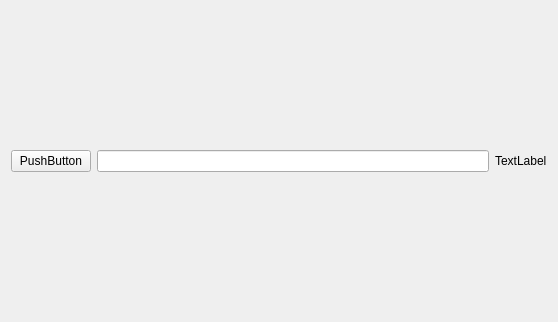
<?xml version="1.0" encoding="UTF-8"?>
<ui version="4.0">
 <class>Form</class>
 <widget class="QWidget" name="Form">
  <property name="geometry">
   <rect>
    <x>0</x>
    <y>0</y>
    <width>558</width>
    <height>322</height>
   </rect>
  </property>
  <property name="windowTitle">
   <string>Form</string>
  </property>
  <layout class="QHBoxLayout" name="horizontalLayout">
   <item>
    <widget class="QPushButton" name="pushButton">
     <property name="text">
      <string>PushButton</string>
     </property>
    </widget>
   </item>
   <item>
    <widget class="QLineEdit" name="lineEdit"/>
   </item>
   <item>
    <widget class="QLabel" name="label">
     <property name="text">
      <string>TextLabel</string>
     </property>
    </widget>
   </item>
  </layout>
 </widget>
 <resources/>
 <connections/>
</ui>
